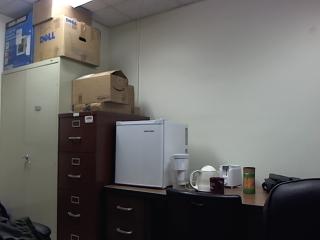
%> input picture Image Warping/Img1.jpg, 320 x 240 px
$ octave Runcode_Backward_Warping_interpolate.m   (GNU Octave 9; MATLAB toolbox functions it lacks are replaced by stand-ins)
%> lines starting %> are read from the running program, lines starting %| are printed output that depends on the picture
%Assignment 5 for Computer Vision
% Yashwanth Telekula
clear all;
close all;
clc;

I1 = double(rgb2gray(imread('Img1.jpg')));
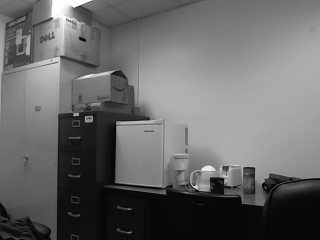
%> I1: size 240x320 double; min 5, max 255, mean 104.3
I2 = rgb2gray(imread('Img2.jpg'));
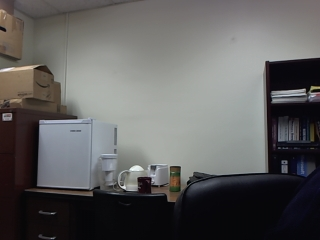
%> input picture Image Warping/Img2.jpg, 320 x 240 px
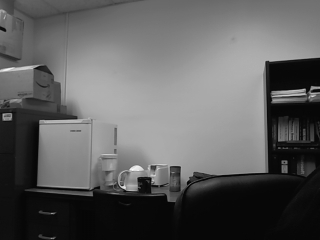
%> I2: size 240x320 uint8; min 5, max 248, mean 94.5
% [10 lines of commented-out code are left out]

H =[1.15446723649351 0.0469860280094242 -98.7718356195859;
-0.0585850815625497 1.20850355096465 -12.7501766788246;
-0.000315545737864621 0.000690655249184463 1];

[srcnrows, srcncols] = size(I1);
%> srcnrows = 240; srcncols = 320


%warpedSrc = zeros(destncols, destnrows);
warpedSrc = zeros(size(I2));

%H = inv(H);
for x = 1:size(I2,2)
for y = 1:size(I2,1)
p = [x; y; 1];
pprime=H\p;
xprime = (pprime(1)/pprime(3) );
yprime = (pprime(2)/pprime(3) );

if yprime>=1 && yprime<=size(I1,1) && xprime>=1 && xprime<=size(I1,2)
x_left = floor(xprime);
x_right = ceil(xprime);
y_left = floor(yprime);
y_right = ceil(yprime);

temp1 = [x_right-xprime xprime-x_left];

temp2 = [I1(y_left,x_left) I1(y_right,x_left);
         I1(y_left,x_right) I1(y_right,x_right);];

temp3 = [y_right-yprime;
         yprime-y_left];

final_value = temp1*temp2*temp3;

warpedSrc(y,x)= final_value;
end

end
end
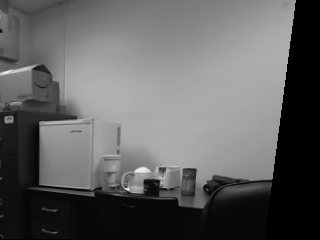
%> warpedSrc: size 240x320 double; min 0, max 241.6, mean 97.1
%> after the loop, final_value = 154.3; temp1 = [0.0674 0.933]; temp2 = [154 155; 154 155]; temp3 = [0.66; 0.34]; x_left = 319; x_right = 320; y_left = 28; y_right = 29
figure; imshow(warpedSrc,[]);
